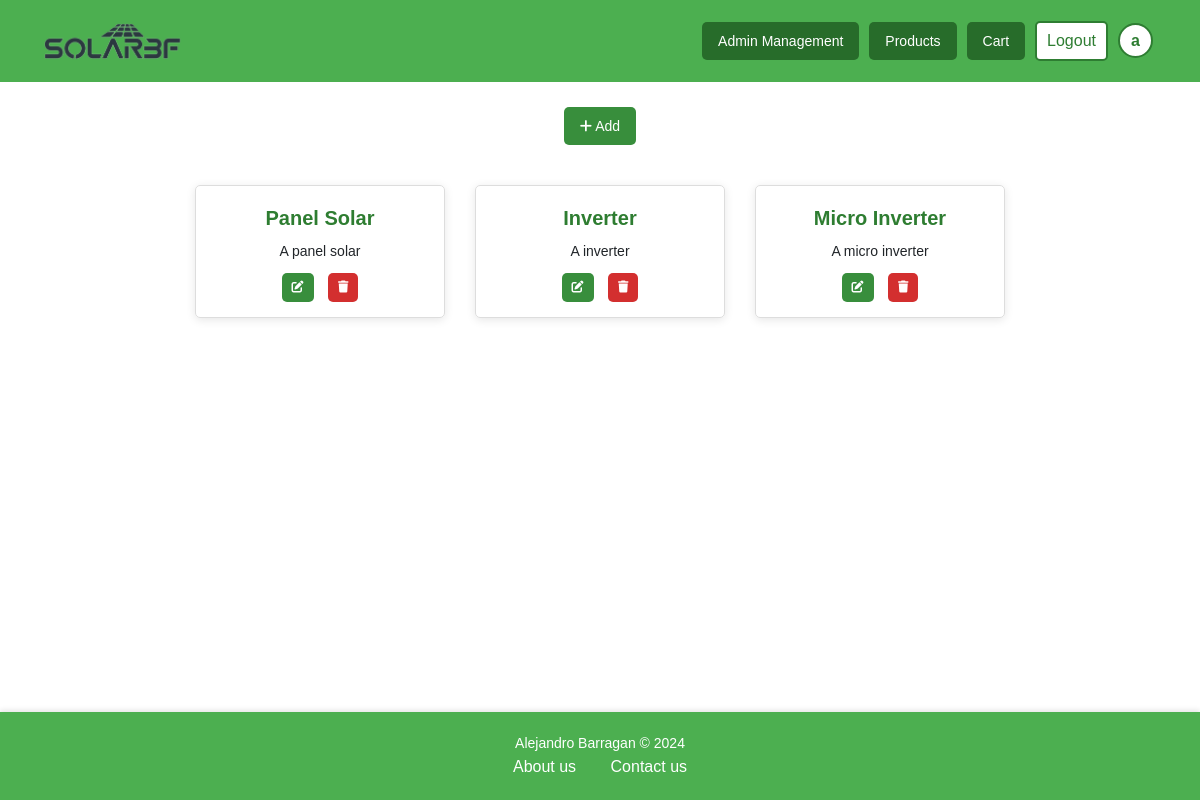
Page /products/categories/ (signed in) on the committed database.
### accounts/models.py (models this page shows, shortened)
class CustomUser(AbstractUser):
    USER_TYPE_CHOICES = (
        ('user', 'User'),
        ('worker', 'Worker'),
        ('admin', 'Admin'),
    )
    role = models.CharField(max_length=10, default='user')
    team = models.ForeignKey(
        Team,
        on_delete=models.SET_NULL,
        blank=True, null=True,
        related_name='members'
    )
    email = models.EmailField(unique=True)
    street_address = models.CharField(max_length=255, blank=True, null=True)
    city = models.CharField(max_length=100, blank=True, null=True)
    state = models.CharField(max_length=100, blank=True, null=True)
    zip_code = models.CharField(max_length=20, blank=True, null=True)
    country = models.CharField(max_length=100, blank=True, null=True)

### products/models.py (models this page shows, shortened)
class Category(models.Model):
    name = models.CharField(max_length=255)
    description = models.TextField(blank=True)

### products/views.py (the view)
# urls.py: path('categories/', views.category_list, name='categories'),
@login_required
@user_passes_test(is_staff)
def category_list(request):
    categories = Category.objects.all()
    return render(request, 'admin/category_list.html', {'categories': categories})

### accounts/views.py (called while the page is built)
def is_staff(user):
    return user.is_staff or user.role in ['admin', 'worker']

### templates/admin/category_list.html (shortened to what this page needs)
{% extends 'base.html' %}
{% load static %}
{% block style %}
    <link rel="stylesheet" href="{% static 'css/category_list.css' %}"/>
    <link rel="stylesheet" href="{% static 'css/card.css' %}"/>
{% endblock %}
{% block content %}
<div class="button-container">
    {% if user.is_staff %}
    <button class="btn-custom btn-medium btn-success" data-toggle="modal" data-target="#addCategoryModal">
        <i class="fa-solid fa-plus"></i> Add
    </button>
    {% endif %}
</div>
<div class="cardb-list">
    {% for category in categories %}
        <div class="cardb-item">
            <h3>{{ category.name }}</h3>
            <p>{{ category.description }}</p>
            {% if user.is_staff %}
            <button class="btn-custom btn-small btn-success" data-toggle="modal" data-target="#editCategoryModal{{ forloop.counter }}" title="Edit">
                <i class="fa-solid fa-pen-to-square"></i>
            </button>
            <button class="btn-custom btn-small btn-danger" data-toggle="modal" data-target="#deleteCategoryModal{{ forloop.counter }}" title="Delete">
                <i class="fa-solid fa-trash"></i>
            </button>
            {% endif %}
        </div>
    {% empty %}
        <p>No categories available.</p>
    {% endfor %}
</div>
{% endblock %}

### templates/components/navbar.html (shortened to what this page needs)
{% load static %}
{% block style %}
    <link rel="stylesheet" href="{% static 'css/navbar.css' %}"/>
{% endblock %}
{% block content %}
<div class="navbar-container">
    <nav class="navbar">
        <div class="container">
            <a class="nav-link navbar-brand nav-logo" href="{% url 'home' %}">
                <img src="{% static 'images/SolarBFLogo1-1.png' %}" alt="">
            </a>
            <div class="nav-links" id="nav-links">
                {% if user.is_authenticated %}
                    {% if user.is_staff or user.role == 'worker' %}
                        <a class="btn-custom btn-medium btn-primary" href="{% url 'management' %}">Admin Management</a>
                    {% endif %}
                        <a class="btn-custom btn-medium btn-primary" href="{% url 'products' %}">Products</a>
                        <a class="btn-custom btn-medium btn-primary" href="{% url 'cart' %}">Cart</a>
                        <a class="btn-custom btn-logout" href="{% url 'logout' %}">Logout</a>
                        <a class="btn-custom btn-profile" href="{% url 'profile' %}">{{ user.username|slice:":1" }}</a>
                    {% else %}
                        <a class="btn-login" href="{% url 'login' %}">Login</a>
                    {% endif %}
            </div>
        </div>
    </nav>
</div>
{% endblock %}

### static/css/base.css (style rules this page uses)
* { box-sizing: border-box; margin: 0; padding: 0; }
body { background-color: linear-gradient(135deg, #f8f9fa 0%, #e9ecef 100%); font-family: Arial, sans-serif; line-height: 1.6; }
a { text-decoration: none; }
img { max-width: 100%; height: auto; }
.button-container { display: flex; justify-content: center; margin-top: 20px; margin-bottom: 10px; }
.btn-custom { display: inline-block; border: none; border-radius: 5px; cursor: pointer; transition: all 0.3s ease; text-align: center; text-decoration: none; margin: 5px; }
.btn-custom.btn-medium { padding: 8px 16px; font-size: 14px; }
.btn-custom.btn-small { padding: 5px 10px; font-size: 12px; }
.btn-primary { background-color: #276c2a; color: white; }
.btn-success { background-color: #388E3C; color: white; }
.btn-danger { background-color: #D32F2F; color: white; }

### static/css/card.css (style rules this page uses)
.cardb-list { display: flex; flex-wrap: wrap; gap: 20px; justify-content: center; margin-bottom: 20px; padding: 20px; }
.cardb-item { border: 1px solid #ddd; border-radius: 5px; width: 250px; text-align: center; padding: 10px; box-shadow: 0 2px 10px rgba(0, 0, 0, 0.1); transition: transform 0.2s; margin: 5px; }
.cardb-item h3 { font-size: 20px; margin: 10px; color: #2E7D31; font-weight: bold; }
.cardb-item p { font-size: 14px; margin: 5px 0; }

### static/css/navbar.css (style rules this page uses)
.navbar-container { background-color: #4CAF50; }
.navbar { display: flex; justify-content: center; align-items: center; padding: 1rem; }
.container { display: flex; justify-content: space-between; align-items: center; width: 100%; }
.navbar-brand { margin-right: auto; font-size: 1.5rem; color: #fff; text-decoration: none; }
.nav-links { display: flex; align-items: center; }
.navbar .btn-logout, .btn-login { background-color: white; color: #2E7D32; border: 2px solid #2E7D32; padding: 5px 10px; border-radius: 5px; font-size: 16px; cursor: pointer; transition: all 0.3s ease; }
.navbar .btn-profile { background-color: white; color: #2E7D32; border: 2px solid #2E7D32; border-radius: 50%; font-size: 16px; width: 35px; height: 35px; display: flex; align-items: center; justify-content: center; font-weight: bold; cursor: pointer; transition: all 0.3s ease; }
.nav-logo { display: flex; align-items: center; height: 100%; padding: 5px 0; }
.nav-logo img { max-height: 40px; width: auto; object-fit: contain; }

### static/css/footer.css (style rules this page uses)
html, body { height: 100%; margin: 0; }
body { display: flex; flex-direction: column; }

### rows in the picture
CustomUser: username "a"
Category: name "Panel Solar", description "A panel solar"
Category: name "Inverter", description "A inverter"
Category: name "Micro Inverter", description "A micro inverter"
